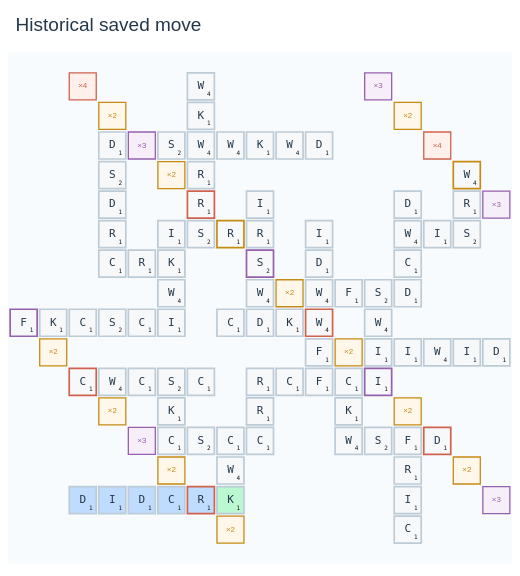

The code cell stored with this chart in its notebook:
### Markdown cell above
## Optimal move

Newly prepared cases store a certified optimal move and its score. Historical cases may only contain a valid reference move.

### Code cell
session.show_optimal_move()

### Figure 1 — Plotly figure (JSON) as saved in the notebook; plotly's stock layout.template omitted (floating-point values rounded to 4 significant figures)
{"data": [{"hovertemplate": "Available ×2 cell · (%{x}, %{y})<extra></extra>", "marker": {"color": "#fff7e9", "line": {"color": "#c68b13", "width": 1.3}, "size": 27, "symbol": "square"}, "mode": "markers+text", "showlegend": false, "text": ["×2", "×2", "×2", "×2", "×2", "×2", "×2", "×2", "×2", "×2", "×2"], "textfont": {"color": "#c68b13", "size": 8}, "textposition": "middle center", "type": "scatter", "x": [-9, -7, -7, -5, -5, -3, -1, 1, 3, 3, 5], "y": [1, -1, 9, -3, 7, -5, 3, 1, -1, 9, -3]}, {"hovertemplate": "Available ×3 cell · (%{x}, %{y})<extra></extra>", "marker": {"color": "#f6eff9", "line": {"color": "#9560ad", "width": 1.3}, "size": 27, "symbol": "square"}, "mode": "markers+text", "showlegend": false, "text": ["×3", "×3", "×3", "×3", "×3"], "textfont": {"color": "#9560ad", "size": 8}, "textposition": "middle center", "type": "scatter", "x": [-6, -6, 2, 6, 6], "y": [-2, 8, 10, -4, 6]}, {"hovertemplate": "Available ×4 cell · (%{x}, %{y})<extra></extra>", "marker": {"color": "#fff0eb", "line": {"color": "#cf624c", "width": 1.3}, "size": 27, "symbol": "square"}, "mode": "markers+text", "showlegend": false, "text": ["×4", "×4"], "textfont": {"color": "#cf624c", "size": 8}, "textposition": "middle center", "type": "scatter", "x": [-8, 4], "y": [10, 8]}, {"customdata": [[[-10, 2], "0", 1, 3], [[-9, 2], "0", 1, 1], [[-8, -4], "", 1, 1], [[-8, 0], "0", 1, 4], [[-8, 2], "0", 1, 1], [[-7, -4], "", 1, 1], [[-7, 0], "0", 4, 1], [[-7, 2], "0", 2, 1], [[-7, 4], "0,1", 1, 1], [[-7, 5], "1", 1, 1], [[-7, 6], "1", 1, 1], [[-7, 7], "1", 2, 1], [[-7, 8], "1", 1, 1], [[-6, -4], "", 1, 1], [[-6, 0], "0", 1, 1], [[-6, 2], "0", 1, 1], [[-6, 4], "0", 1, 1], [[-5, -4], "", 1, 1], [[-5, -2], "0,1", 1, 1], [[-5, -1], "1", 1, 1], [[-5, 0], "0,1", 2, 1], [[-5, 2], "0,1", 1, 1], [[-5, 3], "1", 4, 1], [[-5, 4], "0,1", 1, 1], [[-5, 5], "0,1", 1, 1], [[-5, 8], "0", 2, 1], [[-4, -4], "", 1, 4], [[-4, -2], "0", 2, 1], [[-4, 0], "0", 1, 1], [[-4, 5], "0,1", 2, 1], [[-4, 6], "1", 1, 4], [[-4, 7], "1", 1, 1], [[-4, 8], "0,1", 4, 1], [[-4, 9], "1", 1, 1], [[-4, 10], "1", 4, 1], [[-3, -4], "1", 1, 1], [[-3, -3], "1", 4, 1], [[-3, -2], "0,1", 1, 1], [[-3, 2], "0", 1, 1], [[-3, 5], "0", 1, 2], [[-3, 8], "0", 4, 1], [[-2, -2], "0,1", 1, 1], [[-2, -1], "1", 1, 1], [[-2, 0], "0,1", 1, 1], [[-2, 2], "0,1", 1, 1], [[-2, 3], "1", 4, 1], [[-2, 4], "1", 2, 3], [[-2, 5], "0,1", 1, 1], [[-2, 6], "1", 1, 1], [[-2, 8], "0", 1, 1], [[-1, 0], "0", 1, 1], [[-1, 2], "0", 1, 1], [[-1, 8], "0", 4, 1], [[0, 0], "0,1", 1, 1], [[0, 1], "1", 1, 1], [[0, 2], "0,1", 4, 4], [[0, 3], "0,1", 4, 1], [[0, 4], "1", 1, 1], [[0, 5], "1", 1, 1], [[0, 8], "0", 1, 1], [[1, -2], "0,1", 4, 1], [[1, -1], "1", 1, 1], [[1, 0], "0,1", 1, 1], [[1, 3], "0", 1, 1], [[2, -2], "0", 2, 1], [[2, 0], "0,1", 1, 3], [[2, 1], "0,1", 1, 1], [[2, 2], "1", 4, 1], [[2, 3], "0,1", 2, 1], [[3, -5], "1", 1, 1], [[3, -4], "1", 1, 1], [[3, -3], "1", 1, 1], [[3, -2], "0,1", 1, 1], [[3, 1], "0", 1, 1], [[3, 3], "0,1", 1, 1], [[3, 4], "1", 1, 1], [[3, 5], "0,1", 4, 1], [[3, 6], "1", 1, 1], [[4, -2], "0", 1, 4], [[4, 1], "0", 4, 1], [[4, 5], "0", 1, 1], [[5, 1], "0", 1, 1], [[5, 5], "0,1", 2, 1], [[5, 6], "1", 1, 1], [[5, 7], "1", 4, 2], [[6, 1], "0", 1, 1]], "hovertemplate": ["<b>%{text}</b> · %{customdata[0]}<br>Letter value %{customdata[2]} · cell bonus ×%{customdata[3]} (new tiles only)<br>Axes %{customdata[1]}<extra></extra>", "<b>%{text}</b> · %{customdata[0]}<br>Letter value %{customdata[2]}<br>Axes %{customdata[1]}<extra></extra>", "<b>%{text}</b> · %{customdata[0]}<br>Letter value %{customdata[2]}<br>Axes %{customdata[1]}<extra></extra>", "<b>%{text}</b> · %{customdata[0]}<br>Letter value %{customdata[2]} · cell bonus ×%{customdata[3]} (new tiles only)<br>Axes %{customdata[1]}<extra></extra>", "<b>%{text}</b> · %{customdata[0]}<br>Letter value %{customdata[2]}<br>Axes %{customdata[1]}<extra></extra>", "<b>%{text}</b> · %{customdata[0]}<br>Letter value %{customdata[2]}<br>Axes %{customdata[1]}<extra></extra>", "<b>%{text}</b> · %{customdata[0]}<br>Letter value %{customdata[2]}<br>Axes %{customdata[1]}<extra></extra>", "<b>%{text}</b> · %{customdata[0]}<br>Letter value %{customdata[2]}<br>Axes %{customdata[1]}<extra></extra>", "<b>%{text}</b> · %{customdata[0]}<br>Letter value %{customdata[2]}<br>Axes %{customdata[1]}<extra></extra>", "<b>%{text}</b> · %{customdata[0]}<br>Letter value %{customdata[2]}<br>Axes %{customdata[1]}<extra></extra>", "<b>%{text}</b> · %{customdata[0]}<br>Letter value %{customdata[2]}<br>Axes %{customdata[1]}<extra></extra>", "<b>%{text}</b> · %{customdata[0]}<br>Letter value %{customdata[2]}<br>Axes %{customdata[1]}<extra></extra>", "<b>%{text}</b> · %{customdata[0]}<br>Letter value %{customdata[2]}<br>Axes %{customdata[1]}<extra></extra>", "<b>%{text}</b> · %{customdata[0]}<br>Letter value %{customdata[2]}<br>Axes %{customdata[1]}<extra></extra>", "<b>%{text}</b> · %{customdata[0]}<br>Letter value %{customdata[2]}<br>Axes %{customdata[1]}<extra></extra>", "<b>%{text}</b> · %{customdata[0]}<br>Letter value %{customdata[2]}<br>Axes %{customdata[1]}<extra></extra>", "<b>%{text}</b> · %{customdata[0]}<br>Letter value %{customdata[2]}<br>Axes %{customdata[1]}<extra></extra>", "<b>%{text}</b> · %{customdata[0]}<br>Letter value %{customdata[2]}<br>Axes %{customdata[1]}<extra></extra>", "<b>%{text}</b> · %{customdata[0]}<br>Letter value %{customdata[2]}<br>Axes %{customdata[1]}<extra></extra>", "<b>%{text}</b> · %{customdata[0]}<br>Letter value %{customdata[2]}<br>Axes %{customdata[1]}<extra></extra>", "<b>%{text}</b> · %{customdata[0]}<br>Letter value %{customdata[2]}<br>Axes %{customdata[1]}<extra></extra>", "<b>%{text}</b> · %{customdata[0]}<br>Letter value %{customdata[2]}<br>Axes %{customdata[1]}<extra></extra>", "<b>%{text}</b> · %{customdata[0]}<br>Letter value %{customdata[2]}<br>Axes %{customdata[1]}<extra></extra>", "<b>%{text}</b> · %{customdata[0]}<br>Letter value %{customdata[2]}<br>Axes %{customdata[1]}<extra></extra>", "<b>%{text}</b> · %{customdata[0]}<br>Letter value %{customdata[2]}<br>Axes %{customdata[1]}<extra></extra>", "<b>%{text}</b> · %{customdata[0]}<br>Letter value %{customdata[2]}<br>Axes %{customdata[1]}<extra></extra>", "<b>%{text}</b> · %{customdata[0]}<br>Letter value %{customdata[2]} · cell bonus ×%{customdata[3]} (new tiles only)<br>Axes %{customdata[1]}<extra></extra>", "<b>%{text}</b> · %{customdata[0]}<br>Letter value %{customdata[2]}<br>Axes %{customdata[1]}<extra></extra>", "<b>%{text}</b> · %{customdata[0]}<br>Letter value %{customdata[2]}<br>Axes %{customdata[1]}<extra></extra>", "<b>%{text}</b> · %{customdata[0]}<br>Letter value %{customdata[2]}<br>Axes %{customdata[1]}<extra></extra>", "<b>%{text}</b> · %{customdata[0]}<br>Letter value %{customdata[2]} · cell bonus ×%{customdata[3]} (new tiles only)<br>Axes %{customdata[1]}<extra></extra>", "<b>%{text}</b> · %{customdata[0]}<br>Letter value %{customdata[2]}<br>Axes %{customdata[1]}<extra></extra>", "<b>%{text}</b> · %{customdata[0]}<br>Letter value %{customdata[2]}<br>Axes %{customdata[1]}<extra></extra>", "<b>%{text}</b> · %{customdata[0]}<br>Letter value %{customdata[2]}<br>Axes %{customdata[1]}<extra></extra>", "<b>%{text}</b> · %{customdata[0]}<br>Letter value %{customdata[2]}<br>Axes %{customdata[1]}<extra></extra>", "<b>%{text}</b> · %{customdata[0]}<br>Letter value %{customdata[2]}<br>Axes %{customdata[1]}<extra></extra>", "<b>%{text}</b> · %{customdata[0]}<br>Letter value %{customdata[2]}<br>Axes %{customdata[1]}<extra></extra>", "<b>%{text}</b> · %{customdata[0]}<br>Letter value %{customdata[2]}<br>Axes %{customdata[1]}<extra></extra>", "<b>%{text}</b> · %{customdata[0]}<br>Letter value %{customdata[2]}<br>Axes %{customdata[1]}<extra></extra>", "<b>%{text}</b> · %{customdata[0]}<br>Letter value %{customdata[2]} · cell bonus ×%{customdata[3]} (new tiles only)<br>Axes %{customdata[1]}<extra></extra>", "<b>%{text}</b> · %{customdata[0]}<br>Letter value %{customdata[2]}<br>Axes %{customdata[1]}<extra></extra>", "<b>%{text}</b> · %{customdata[0]}<br>Letter value %{customdata[2]}<br>Axes %{customdata[1]}<extra></extra>", "<b>%{text}</b> · %{customdata[0]}<br>Letter value %{customdata[2]}<br>Axes %{customdata[1]}<extra></extra>", "<b>%{text}</b> · %{customdata[0]}<br>Letter value %{customdata[2]}<br>Axes %{customdata[1]}<extra></extra>", "<b>%{text}</b> · %{customdata[0]}<br>Letter value %{customdata[2]}<br>Axes %{customdata[1]}<extra></extra>", "<b>%{text}</b> · %{customdata[0]}<br>Letter value %{customdata[2]}<br>Axes %{customdata[1]}<extra></extra>", "<b>%{text}</b> · %{customdata[0]}<br>Letter value %{customdata[2]} · cell bonus ×%{customdata[3]} (new tiles only)<br>Axes %{customdata[1]}<extra></extra>", "<b>%{text}</b> · %{customdata[0]}<br>Letter value %{customdata[2]}<br>Axes %{customdata[1]}<extra></extra>", "<b>%{text}</b> · %{customdata[0]}<br>Letter value %{customdata[2]}<br>Axes %{customdata[1]}<extra></extra>", "<b>%{text}</b> · %{customdata[0]}<br>Letter value %{customdata[2]}<br>Axes %{customdata[1]}<extra></extra>", "<b>%{text}</b> · %{customdata[0]}<br>Letter value %{customdata[2]}<br>Axes %{customdata[1]}<extra></extra>", "<b>%{text}</b> · %{customdata[0]}<br>Letter value %{customdata[2]}<br>Axes %{customdata[1]}<extra></extra>", "<b>%{text}</b> · %{customdata[0]}<br>Letter value %{customdata[2]}<br>Axes %{customdata[1]}<extra></extra>", "<b>%{text}</b> · %{customdata[0]}<br>Letter value %{customdata[2]}<br>Axes %{customdata[1]}<extra></extra>", "<b>%{text}</b> · %{customdata[0]}<br>Letter value %{customdata[2]}<br>Axes %{customdata[1]}<extra></extra>", "<b>%{text}</b> · %{customdata[0]}<br>Letter value %{customdata[2]} · cell bonus ×%{customdata[3]} (new tiles only)<br>Axes %{customdata[1]}<extra></extra>", "<b>%{text}</b> · %{customdata[0]}<br>Letter value %{customdata[2]}<br>Axes %{customdata[1]}<extra></extra>", "<b>%{text}</b> · %{customdata[0]}<br>Letter value %{customdata[2]}<br>Axes %{customdata[1]}<extra></extra>", "<b>%{text}</b> · %{customdata[0]}<br>Letter value %{customdata[2]}<br>Axes %{customdata[1]}<extra></extra>", "<b>%{text}</b> · %{customdata[0]}<br>Letter value %{customdata[2]}<br>Axes %{customdata[1]}<extra></extra>", "<b>%{text}</b> · %{customdata[0]}<br>Letter value %{customdata[2]}<br>Axes %{customdata[1]}<extra></extra>", "<b>%{text}</b> · %{customdata[0]}<br>Letter value %{customdata[2]}<br>Axes %{customdata[1]}<extra></extra>", "<b>%{text}</b> · %{customdata[0]}<br>Letter value %{customdata[2]}<br>Axes %{customdata[1]}<extra></extra>", "<b>%{text}</b> · %{customdata[0]}<br>Letter value %{customdata[2]}<br>Axes %{customdata[1]}<extra></extra>", "<b>%{text}</b> · %{customdata[0]}<br>Letter value %{customdata[2]}<br>Axes %{customdata[1]}<extra></extra>", "<b>%{text}</b> · %{customdata[0]}<br>Letter value %{customdata[2]} · cell bonus ×%{customdata[3]} (new tiles only)<br>Axes %{customdata[1]}<extra></extra>", "<b>%{text}</b> · %{customdata[0]}<br>Letter value %{customdata[2]}<br>Axes %{customdata[1]}<extra></extra>", "<b>%{text}</b> · %{customdata[0]}<br>Letter value %{customdata[2]}<br>Axes %{customdata[1]}<extra></extra>", "<b>%{text}</b> · %{customdata[0]}<br>Letter value %{customdata[2]}<br>Axes %{customdata[1]}<extra></extra>", "<b>%{text}</b> · %{customdata[0]}<br>Letter value %{customdata[2]}<br>Axes %{customdata[1]}<extra></extra>", "<b>%{text}</b> · %{customdata[0]}<br>Letter value %{customdata[2]}<br>Axes %{customdata[1]}<extra></extra>", "<b>%{text}</b> · %{customdata[0]}<br>Letter value %{customdata[2]}<br>Axes %{customdata[1]}<extra></extra>", "<b>%{text}</b> · %{customdata[0]}<br>Letter value %{customdata[2]}<br>Axes %{customdata[1]}<extra></extra>", "<b>%{text}</b> · %{customdata[0]}<br>Letter value %{customdata[2]}<br>Axes %{customdata[1]}<extra></extra>", "<b>%{text}</b> · %{customdata[0]}<br>Letter value %{customdata[2]}<br>Axes %{customdata[1]}<extra></extra>", "<b>%{text}</b> · %{customdata[0]}<br>Letter value %{customdata[2]}<br>Axes %{customdata[1]}<extra></extra>", "<b>%{text}</b> · %{customdata[0]}<br>Letter value %{customdata[2]}<br>Axes %{customdata[1]}<extra></extra>", "<b>%{text}</b> · %{customdata[0]}<br>Letter value %{customdata[2]}<br>Axes %{customdata[1]}<extra></extra>", "<b>%{text}</b> · %{customdata[0]}<br>Letter value %{customdata[2]} · cell bonus ×%{customdata[3]} (new tiles only)<br>Axes %{customdata[1]}<extra></extra>", "<b>%{text}</b> · %{customdata[0]}<br>Letter value %{customdata[2]}<br>Axes %{customdata[1]}<extra></extra>", "<b>%{text}</b> · %{customdata[0]}<br>Letter value %{customdata[2]}<br>Axes %{customdata[1]}<extra></extra>", "<b>%{text}</b> · %{customdata[0]}<br>Letter value %{customdata[2]}<br>Axes %{customdata[1]}<extra></extra>", "<b>%{text}</b> · %{customdata[0]}<br>Letter value %{customdata[2]}<br>Axes %{customdata[1]}<extra></extra>", "<b>%{text}</b> · %{customdata[0]}<br>Letter value %{customdata[2]}<br>Axes %{customdata[1]}<extra></extra>", "<b>%{text}</b> · %{customdata[0]}<br>Letter value %{customdata[2]} · cell bonus ×%{customdata[3]} (new tiles only)<br>Axes %{customdata[1]}<extra></extra>", "<b>%{text}</b> · %{customdata[0]}<br>Letter value %{customdata[2]}<br>Axes %{customdata[1]}<extra></extra>"], "marker": {"color": ["#f7f8fa", "#f7f8fa", "#bfdbfe", "#f7f8fa", "#f7f8fa", "#bfdbfe", "#f7f8fa", "#f7f8fa", "#f7f8fa", "#f7f8fa", "#f7f8fa", "#f7f8fa", "#f7f8fa", "#bfdbfe", "#f7f8fa", "#f7f8fa", "#f7f8fa", "#bfdbfe", "#f7f8fa", "#f7f8fa", "#f7f8fa", "#f7f8fa", "#f7f8fa", "#f7f8fa", "#f7f8fa", "#f7f8fa", "#bfdbfe", "#f7f8fa", "#f7f8fa", "#f7f8fa", "#f7f8fa", "#f7f8fa", "#f7f8fa", "#f7f8fa", "#f7f8fa", "#bbf7d0", "#f7f8fa", "#f7f8fa", "#f7f8fa", "#f7f8fa", "#f7f8fa", "#f7f8fa", "#f7f8fa", "#f7f8fa", "#f7f8fa", "#f7f8fa", "#f7f8fa", "#f7f8fa", "#f7f8fa", "#f7f8fa", "#f7f8fa", "#f7f8fa", "#f7f8fa", "#f7f8fa", "#f7f8fa", "#f7f8fa", "#f7f8fa", "#f7f8fa", "#f7f8fa", "#f7f8fa", "#f7f8fa", "#f7f8fa", "#f7f8fa", "#f7f8fa", "#f7f8fa", "#f7f8fa", "#f7f8fa", "#f7f8fa", "#f7f8fa", "#f7f8fa", "#f7f8fa", "#f7f8fa", "#f7f8fa", "#f7f8fa", "#f7f8fa", "#f7f8fa", "#f7f8fa", "#f7f8fa", "#f7f8fa", "#f7f8fa", "#f7f8fa", "#f7f8fa", "#f7f8fa", "#f7f8fa", "#f7f8fa", "#f7f8fa"], "line": {"color": ["#9560ad", "#bccbd6", "#bccbd6", "#cf624c", "#bccbd6", "#bccbd6", "#bccbd6", "#bccbd6", "#bccbd6", "#bccbd6", "#bccbd6", "#bccbd6", "#bccbd6", "#bccbd6", "#bccbd6", "#bccbd6", "#bccbd6", "#bccbd6", "#bccbd6", "#bccbd6", "#bccbd6", "#bccbd6", "#bccbd6", "#bccbd6", "#bccbd6", "#bccbd6", "#cf624c", "#bccbd6", "#bccbd6", "#bccbd6", "#cf624c", "#bccbd6", "#bccbd6", "#bccbd6", "#bccbd6", "#bccbd6", "#bccbd6", "#bccbd6", "#bccbd6", "#c68b13", "#bccbd6", "#bccbd6", "#bccbd6", "#bccbd6", "#bccbd6", "#bccbd6", "#9560ad", "#bccbd6", "#bccbd6", "#bccbd6", "#bccbd6", "#bccbd6", "#bccbd6", "#bccbd6", "#bccbd6", "#cf624c", "#bccbd6", "#bccbd6", "#bccbd6", "#bccbd6", "#bccbd6", "#bccbd6", "#bccbd6", "#bccbd6", "#bccbd6", "#9560ad", "#bccbd6", "#bccbd6", "#bccbd6", "#bccbd6", "#bccbd6", "#bccbd6", "#bccbd6", "#bccbd6", "#bccbd6", "#bccbd6", "#bccbd6", "#bccbd6", "#cf624c", "#bccbd6", "#bccbd6", "#bccbd6", "#bccbd6", "#bccbd6", "#c68b13", "#bccbd6"], "width": 1.7}, "size": 27, "symbol": "square"}, "mode": "markers+text", "showlegend": false, "text": ["F", "K", "D", "C", "C", "I", "W", "S", "C", "R", "D", "S", "D", "D", "C", "C", "R", "C", "C", "K", "S", "I", "W", "K", "I", "S", "R", "S", "C", "S", "R", "R", "W", "K", "W", "K", "W", "C", "C", "R", "W", "C", "R", "R", "D", "W", "S", "R", "I", "K", "C", "K", "W", "F", "F", "W", "W", "D", "I", "D", "W", "K", "C", "F", "S", "I", "I", "W", "S", "C", "I", "R", "F", "I", "D", "C", "W", "D", "D", "W", "I", "I", "S", "R", "W", "D"], "textfont": {"color": "#24384b", "family": "DejaVu Sans Mono, Menlo, Consolas, monospace", "size": 11}, "textposition": "middle center", "type": "scatter", "x": [-10, -9, -8, -8, -8, -7, -7, -7, -7, -7, -7, -7, -7, -6, -6, -6, -6, -5, -5, -5, -5, -5, -5, -5, -5, -5, -4, -4, -4, -4, -4, -4, -4, -4, -4, -3, -3, -3, -3, -3, -3, -2, -2, -2, -2, -2, -2, -2, -2, -2, -1, -1, -1, 0, 0, 0, 0, 0, 0, 0, 1, 1, 1, 1, 2, 2, 2, 2, 2, 3, 3, 3, 3, 3, 3, 3, 3, 3, 4, 4, 4, 5, 5, 5, 5, 6], "y": [2, 2, -4, 0, 2, -4, 0, 2, 4, 5, 6, 7, 8, -4, 0, 2, 4, -4, -2, -1, 0, 2, 3, 4, 5, 8, -4, -2, 0, 5, 6, 7, 8, 9, 10, -4, -3, -2, 2, 5, 8, -2, -1, 0, 2, 3, 4, 5, 6, 8, 0, 2, 8, 0, 1, 2, 3, 4, 5, 8, -2, -1, 0, 3, -2, 0, 1, 2, 3, -5, -4, -3, -2, 1, 3, 4, 5, 6, -2, 1, 5, 1, 5, 6, 7, 1]}, {"hoverinfo": "skip", "mode": "text", "showlegend": false, "text": ["1", "1", "1", "1", "1", "1", "4", "2", "1", "1", "1", "2", "1", "1", "1", "1", "1", "1", "1", "1", "2", "1", "4", "1", "1", "2", "1", "2", "1", "2", "1", "1", "4", "1", "4", "1", "4", "1", "1", "1", "4", "1", "1", "1", "1", "4", "2", "1", "1", "1", "1", "1", "4", "1", "1", "4", "4", "1", "1", "1", "4", "1", "1", "1", "2", "1", "1", "4", "2", "1", "1", "1", "1", "1", "1", "1", "4", "1", "1", "4", "1", "1", "2", "1", "4", "1"], "textfont": {"color": "#15181d", "family": "DejaVu Sans Mono, Menlo, Consolas, monospace", "size": 6}, "textposition": "middle center", "type": "scatter", "x": [-9.73, -8.73, -7.73, -7.73, -7.73, -6.73, -6.73, -6.73, -6.73, -6.73, -6.73, -6.73, -6.73, -5.73, -5.73, -5.73, -5.73, -4.73, -4.73, -4.73, -4.73, -4.73, -4.73, -4.73, -4.73, -4.73, -3.73, -3.73, -3.73, -3.73, -3.73, -3.73, -3.73, -3.73, -3.73, -2.73, -2.73, -2.73, -2.73, -2.73, -2.73, -1.73, -1.73, -1.73, -1.73, -1.73, -1.73, -1.73, -1.73, -1.73, -0.73, -0.73, -0.73, 0.27, 0.27, 0.27, 0.27, 0.27, 0.27, 0.27, 1.27, 1.27, 1.27, 1.27, 2.27, 2.27, 2.27, 2.27, 2.27, 3.27, 3.27, 3.27, 3.27, 3.27, 3.27, 3.27, 3.27, 3.27, 4.27, 4.27, 4.27, 5.27, 5.27, 5.27, 5.27, 6.27], "y": [1.73, 1.73, -4.27, -0.27, 1.73, -4.27, -0.27, 1.73, 3.73, 4.73, 5.73, 6.73, 7.73, -4.27, -0.27, 1.73, 3.73, -4.27, -2.27, -1.27, -0.27, 1.73, 2.73, 3.73, 4.73, 7.73, -4.27, -2.27, -0.27, 4.73, 5.73, 6.73, 7.73, 8.73, 9.73, -4.27, -3.27, -2.27, 1.73, 4.73, 7.73, -2.27, -1.27, -0.27, 1.73, 2.73, 3.73, 4.73, 5.73, 7.73, -0.27, 1.73, 7.73, -0.27, 0.73, 1.73, 2.73, 3.73, 4.73, 7.73, -2.27, -1.27, -0.27, 2.73, -2.27, -0.27, 0.73, 1.73, 2.73, -5.27, -4.27, -3.27, -2.27, 0.73, 2.73, 3.73, 4.73, 5.73, -2.27, 0.73, 4.73, 0.73, 4.73, 5.73, 6.73, 0.73]}], "layout": {"dragmode": "pan", "font": {"color": "#334b60", "family": "Arial, sans-serif"}, "height": 576, "margin": {"b": 12, "l": 8, "r": 8, "t": 52}, "paper_bgcolor": "#ffffff", "plot_bgcolor": "#f8fbfd", "showlegend": false, "title": {"font": {"color": "#24384b", "size": 19}, "text": "Historical saved move", "x": 0.03, "y": 0.97}, "width": 520, "xaxis": {"range": [-10.53, 6.53], "scaleanchor": "y", "scaleratio": 1, "showgrid": false, "showticklabels": false, "visible": false, "zeroline": false}, "yaxis": {"range": [-5.53, 10.53], "showgrid": false, "showticklabels": false, "visible": false, "zeroline": false}}}
